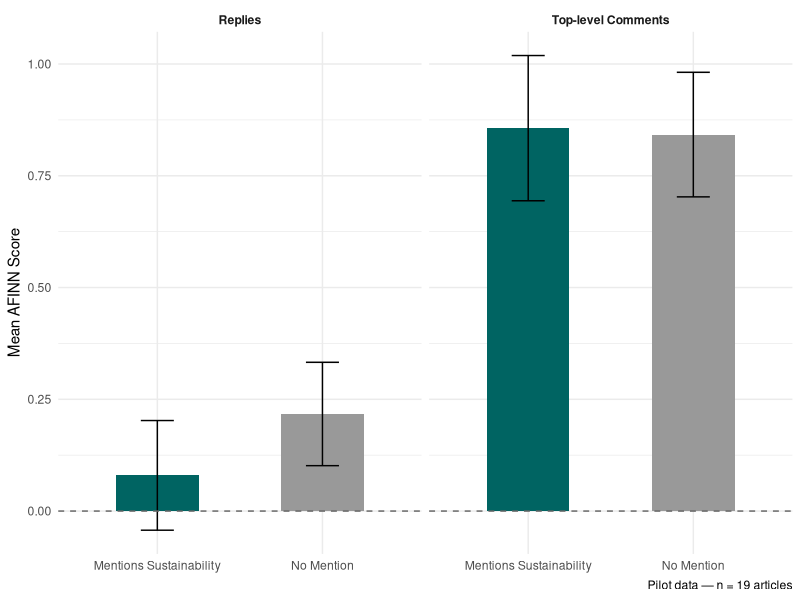
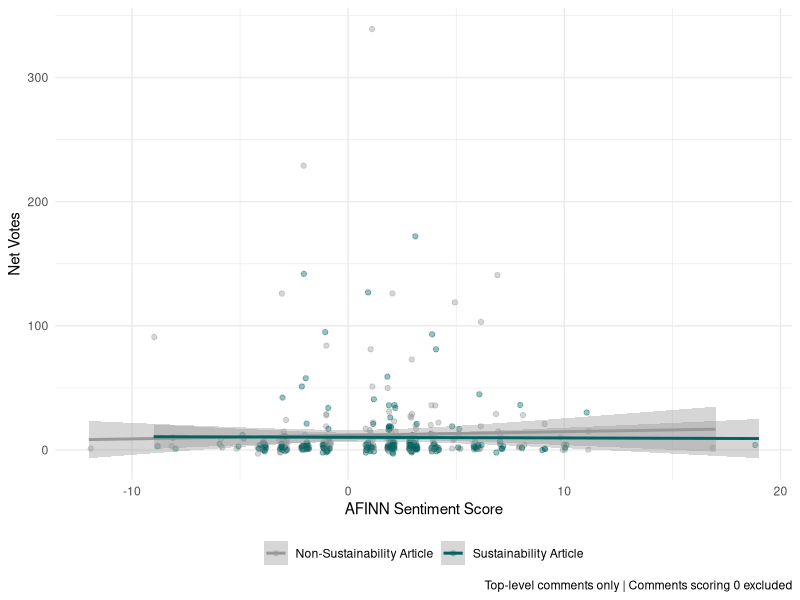

R code for these plots, in order:
## ---- chunk 1
#| label: setup
#| include: false

library(tidyverse)
library(tidytext)
library(here)

comments_sentiment <- read_csv("comments_sentiment.csv")

# Calculate net votes and weight (minimum 1 so zero-vote comments contribute)
comments_sentiment <- comments_sentiment %>%
  mutate(
    net_votes      = upvotes - downvotes,
    vote_weight    = pmax(net_votes, 1)
  )

# Weighted mean AFINN function
weighted_afinn <- function(score, weight) {
  sum(score * weight, na.rm = TRUE) / sum(weight[!is.na(score)], na.rm = TRUE)
}
## ---- chunk 2
#| label: fig-sustainability-sentiment
#| fig-cap: "Vote-weighted comment sentiment by article sustainability mention"
#| warning: false

library(tidyverse)

comments_sentiment %>%
  group_by(article_has_sustainability_flag, is_reply) %>%
  summarise(
    mean_afinn = weighted_afinn(afinn_score, vote_weight),
    se         = sd(afinn_score, na.rm = TRUE) / sqrt(n()),
    .groups    = "drop"
  ) %>%
  mutate(
    comment_type   = if_else(is_reply, "Replies", "Top-level Comments"),
    sustainability = if_else(article_has_sustainability_flag,
                             "Mentions Sustainability", "No Mention")
  ) %>%
  ggplot(aes(x = sustainability, y = mean_afinn, fill = sustainability)) +
  geom_col(width = 0.5) +
  geom_errorbar(aes(ymin = mean_afinn - se, ymax = mean_afinn + se),
                width = 0.2) +
  geom_hline(yintercept = 0, linetype = "dashed", colour = "grey40") +
  facet_wrap(~ comment_type) +
  scale_fill_manual(values = c("No Mention" = "#999999",
                               "Mentions Sustainability" = "#006462")) +
  labs(x = NULL, y = "Mean AFINN Score",
       caption = "Pilot data — n = 19 articles") +
  theme_minimal() +
  theme(legend.position = "none",
        strip.text = element_text(face = "bold"))
## ---- chunk 3
#| label: fig-votes-sentiment
#| fig-cap: "Relationship between comment sentiment and community endorsement"
#| warning: false

comments_sentiment %>%
  filter(!is_reply, afinn_score != 0, net_votes > -10) %>%
  mutate(
    sustainability = if_else(article_has_sustainability_flag,
                             "Sustainability Article", "Non-Sustainability Article")
  ) %>%
  ggplot(aes(x = afinn_score, y = net_votes, colour = sustainability)) +
  geom_jitter(alpha = 0.4, width = 0.2, height = 0.2) +
  geom_smooth(method = "lm", se = TRUE) +
  scale_colour_manual(values = c("Non-Sustainability Article" = "#999999",
                                 "Sustainability Article" = "#006462")) +
  labs(x = "AFINN Sentiment Score", y = "Net Votes",
       colour = NULL,
       caption = "Top-level comments only | Comments scoring 0 excluded") +
  theme_minimal() +
  theme(legend.position = "bottom")
